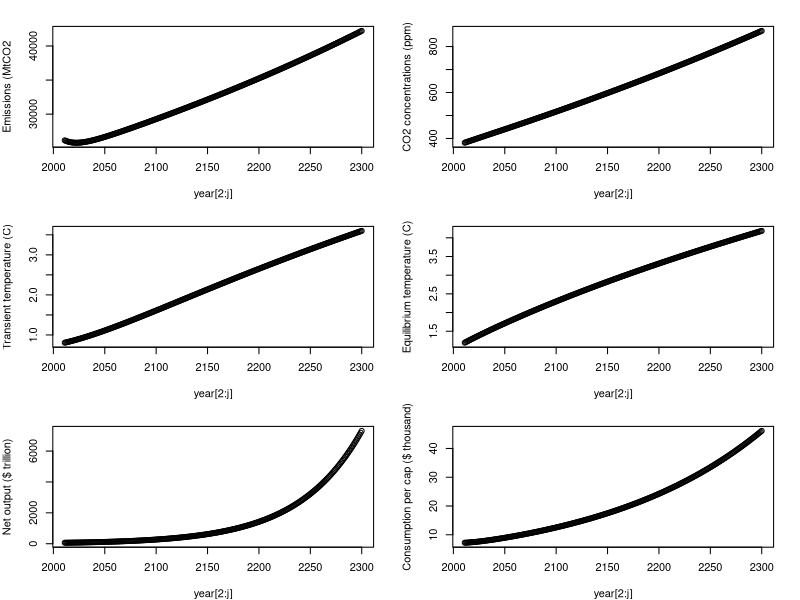

Generate this figure with R:
# ESM 229: Economics and policy of climate change
# Problem Set 1
# This script builds a toy IAM model with no abatement and welfare. Based loosely on David Anthoff's assignments
# Author: Kyle Meng
# Date: 10/7/14. Updated: 10/1/15.


###################### Part 0: Program file directory, initial conditions, parameters ###################### 

####### Part 0a: Set file directory, clear workspace ######

    # #set your own directory here 
    # setwd('~/Documents/Dropbox/work/teaching/UCSB/2016_2017/ESM_229/problem_sets/Problem_set1')
    # rm(list=ls()) # clears workspace

#######  Part 0b: Model parameters ###### 

    # Fixed Economic parameters (LEAVE THIS ALONE FOR NOW)
    p_saving<-c(.22) # output saved, default at 0.22
    p_capShare<-c(.3) # Cobb-Douglas capital share, defaut at 0.3
    p_capDep<-c(.1) # capital depreciation, default at 0.1
    p_TFP_g<-(.005) # TFP (total factor productivity) growth rate, default at 0.005
    p_damage<-c(.009) # default at 0.009

    # Variable Economic parameters (TRY DIFFERENT VALUES)
    p_emInt_g<-c(-.005) # default at -.005 (emissions intensity)
    p_enInt_g<-c(-.01) # default at -.01 (energy intensity)
    p_pop_g<-c(0.01) # default at .01
    
    # Fixed climate parameters (LEAVE THIS ALONE)
    p_carDecay<-400 # carbon decay, default 400
    p_climDelay<-c(.015) # climate decay, default 0.015

    #Variable climate parameters (TRY DIFFERENT VALUES)
    p_climSens<-c(2.5) # climate sensitivity default 2.5

###### Part 0c: Initial conditions (in 2010) ###### 
    
    # years
    p_years<-c(291)

    # Economic
    ic_pop<-c(6900) # in millions
    ic_enInt<-c(5.98) # in EJ/$trill
    ic_emInt<-c(68.27) # in Mt CO2 /EJ            
    ic_K<-c(139.65) # $trill   
    ic_TFP<-c(.03)

    # Climate
    ic_preCO2<-c(275) # ppm
    ic_nowCO2<-c(380) # ppm
    ic_T<-c(0.8) # degree C above preindustrial

    # creating empty matrices for storing data
    year<-matrix(0,p_years,1)    
    pop<-matrix(0, p_years,1)
    enInt<-matrix(0, p_years,1)
    emInt<-matrix(0, p_years,1)    
    TFP<-matrix(0, p_years,1)
    Y_gross<-matrix(0, p_years,1)
    K<-matrix(0, p_years,1)
    gdppc<-matrix(0, p_years,1)
    CO2ppm<-matrix(0, p_years,1)
    em_MtCO2<-matrix(0,p_years,1)
    em_ppm<-matrix(0,p_years,1)
    Y_net<-matrix(0,p_years,1)
    C<-matrix(0,p_years,1)
    C_pc<-matrix(0,p_years,1)
    Teq<-matrix(0,p_years,1)
    climateDamage<-matrix(0,p_years,1)

############################ Part 1: economic model ################################## 
####### Part 1a: Getting exogenous changes in population, energy intensity, emissions intensity, TFP####### 


    # initializing for first period    
    year[1]<-2010
    pop[1]<-ic_pop
    enInt[1]<-ic_enInt    
    emInt[1]<-ic_emInt
    TFP[1]<-ic_TFP

    for (j in 2:p_years) {
      year[j]<-year[j-1]+1
      pop[j]=pop[j-1]*(1+p_pop_g)
      enInt[j]=enInt[j-1]*(1+p_enInt_g)
      emInt[j]=emInt[j-1]*(1+p_emInt_g)
      TFP[j]=TFP[j-1]*(1+p_TFP_g)
    }


######## Part 1b: Getting gross output, capital, emissions ############## 

    # initializing for first period
    #Part 1: Economic model w/o climate damages
    K[1]<-ic_K
    Y_gross[1]<-TFP[1]*K[1]^p_capShare*pop[1]^(1-p_capShare)
      
    #Part 2: climate model
    #CO2 concentration
    CO2ppm[1]<-ic_nowCO2                      
    T[1]=ic_T

    #Part 3: Economic model with climate damages
    #climate damages
    climateShare<-(p_damage*T[1]^2)/(1+p_damage*T[1]^2) # damage function
    climateDamage[1]<-climateShare*Y_gross[1] #climate damages
    Y_net[1]<-Y_gross[1]-climateDamage[1] # net of damages output          
    C[1]<-Y_net[1]-p_saving*Y_net[1]
    C_pc[1]<-(C[1]/pop[1])*1000      


    # looping over rest of the years
    for (j in 2:p_years) {
      
      #Part 1: Economic model w/o climate damages     
      #Economic output 
      K[j]<-(1-p_capDep)*K[j-1]+p_saving*Y_net[j-1]  #capital accumulation
      Y_gross[j]<-TFP[j]*K[j]^p_capShare*pop[j]^(1-p_capShare) #Cobb-Douglas production function
      gdppc[j]=Y_gross[j]/pop[j]

      #emissions
      em_MtCO2[j]<-pop[j]*gdppc[j]*enInt[j]*emInt[j] #Kaya identity
      em_ppm[j]<-em_MtCO2[j]/7810 # convert to atmospheric CO2 concentrations
      
      #Part 2: climate model     
      #CO2 concentration
      CO2ppm[j]<-CO2ppm[j-1]+0.5*((em_ppm[j])- (CO2ppm[j-1]-(ic_preCO2))/(p_carDecay)) #CO2 concentration accumulation                             
    
      #Radiative forcing
      rad_CO2_Wpm2<-5.35*log(CO2ppm[j]/ic_preCO2)

      # Converting to temperature  
      Teq[j]<-rad_CO2_Wpm2*(p_climSens/(5.3*log(2))) #Equilibrium temperature
      T[j]=T[j-1]+p_climDelay*(Teq[j]-T[j-1]) #Transient temperature

      #Part 3: Economic model with climate damages
      climateShare<-(p_damage*T[j]^2)/(1+p_damage*T[j]^2) # damage function
      climateDamage[j]<-climateShare*Y_gross[j] # climate damages
      Y_net[j]<-Y_gross[j]-climateDamage[j] # output net of damages          
      C[j]<-Y_net[j]-p_saving*Y_net[j] # consumption 
      C_pc[j]<-(C[j]/pop[j])*1000 #per capita consumption     
    }
  


###################### Part 4: plots ###################### 

par(mfrow=c(3,2), mar=c(4,4,2,2))
plot(year[2:j], em_MtCO2[2:j], ylab="Emissions (MtCO2")
plot(year[2:j], CO2ppm[2:j], ylab="CO2 concentrations (ppm)")
plot(year[2:j], T[2:j], ylab="Transient temperature (C)")
plot(year[2:j], Teq[2:j], ylab="Equilibrium temperature (C)")
plot(year[2:j], Y_net[2:j], ylab="Net output ($ trillion)")
plot(year[2:j], C_pc[2:j], ylab="Consumption per cap ($ thousand)")









